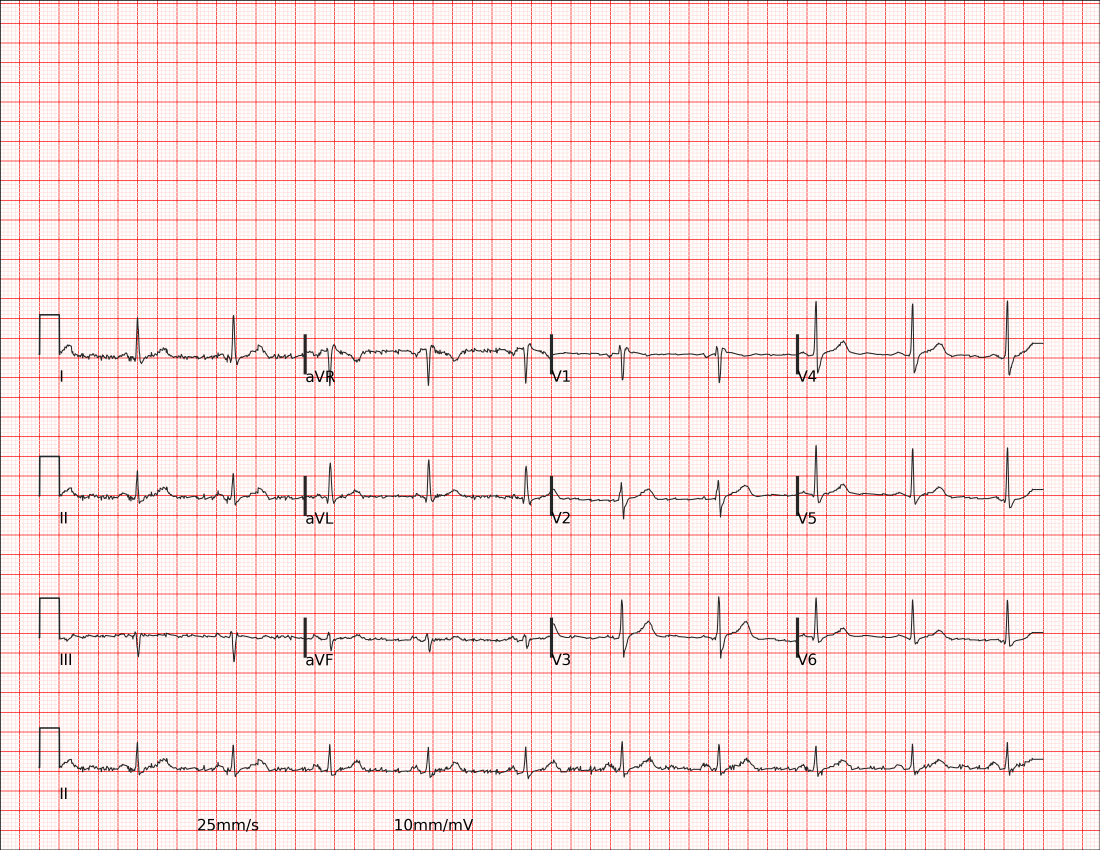
#> input picture 4_ecg_digitization/data/test/ecg_test_0001.png, 3300 x 2550 px (shown at 1/3 size); its folder holds only this picture in this run
$ python main_test_submission.py
#> lines starting #> are read from the running program, lines starting #| are printed output that depends on the picture; after the words box and inside, x2 and y2 are one past the last pixel; in counts of white or black regions, pixels touching at a corner belong together
### 4_ecg_digitization/main.py
import cv2
import numpy as np
import os
from src.preprocessing.rotation import Deskewer
from src.preprocessing.binarization import ECGPreprocessor
from src.preprocessing.grid_detector import GridDetector
from src.preprocessing.grid_builder import GridBuilder
from src.preprocessing.homography import HomographyWarp
from src.segmentation.segmentation import ECGSegmenter
from src.extraction.viterbi import ViterbiExtractor
from src.utils.visualization import ECGVisualizer
from src.utils.submission import ECGSubmission
from src.signal_processing.converters import SignalConverter

def process_record(image_path, record_name, submission_obj):
    """
    Przetwarza rekord EKG: Deskew -> Homografia -> Globalna Segmentacja -> Ekstrakcja Viterbi -> Anchoring.
    """
#> called with image_path = 'data/test/ecg_test_0001.png', record_name = 'ecg_test_0001'
    # 1. Wczytanie i globalne prostowanie
    img_bgr = cv2.imread(image_path)
#> img_bgr is the input picture: shape (2550, 3300, 3); mean B, G, R 226.3, 227.3, 251.1
    if img_bgr is None:
        print(f"Błąd: Nie można wczytać {image_path}")
        return

    print(f"  [{record_name}] Krok 0: Globalna korekcja rotacji...")
    img_bgr = Deskewer.fix_skew(img_bgr)

    # 2. Faza 1: Normalizacja przestrzenna (Homografia)
    print(f"  [{record_name}] Faza 1: Normalizacja przestrzenna (DLT)...")
    grid_mask = GridDetector.extract_grid_mask(img_bgr, record_name=record_name)
    vl_mask, hl_mask = GridDetector.detect_grid_lines(grid_mask, record_name=record_name)
    nodes_matrix = GridBuilder.build_grid_matrix(vl_mask, hl_mask, record_name=record_name)

    TARGET_PX_PER_MM = 20.0
    img_undistorted = HomographyWarp.undistort_image_grid(
        img_bgr, nodes_matrix, cell_size_mm=1, target_px_per_mm=TARGET_PX_PER_MM
    )

    if img_undistorted.shape == img_bgr.shape:
        print(f"  [{record_name}] Warning: Homografia pominięta - słaba siatka.")

    img_bgr = img_undistorted
    img_gray = cv2.cvtColor(img_bgr, cv2.COLOR_BGR2GRAY)

    # Rozdzielenie na dwie strategie binaryzacji
    mask_segmentation = ECGPreprocessor.get_segmentation_mask(img_bgr, record_name)
    mask_extraction, gray_no_grid = ECGPreprocessor.get_extraction_mask(img_bgr, record_name)

    # 3. Segmentacja Pozioma (Rzędy)
    print(f"  [{record_name}] Faza 2: Segmentacja globalna...")
    row_boundaries = ECGSegmenter.find_horizontal_rows(mask_segmentation, record_name)
    if len(row_boundaries) < 4:
        print(f"Błąd: Nie wykryto 4 rzędów w {record_name}")
        return

    # 4. Globalna Segmentacja Pionowa
    y_min_global = row_boundaries[0][0]
    y_max_global = row_boundaries[2][1]
    global_row_gray = img_gray[y_min_global:y_max_global, :]

    global_col_boundaries = ECGSegmenter.find_vertical_columns(
        global_row_gray,
        num_cols=4,
        row_idx="GLOBAL",
        record_name=record_name
    )

    grid_debug_img = img_bgr.copy()
    layout = [
        {"leads": ["I", "aVR", "V1", "V4"]},
        {"leads": ["II", "aVL", "V2", "V5"]},
        {"leads": ["III", "aVF", "V3", "V6"]},
        {"leads": ["II"]} # Rytmiczne
    ]

    print(f"  [{record_name}] Faza 3 i 4: Ekstrakcja sygnału (Viterbi) i Anchoring...")
    for row_idx, row in enumerate(layout):
        y_start, y_end = row_boundaries[row_idx]
        leads = row["leads"]

        if len(leads) > 1:
            current_cols = global_col_boundaries
        else:
            current_cols = [(global_col_boundaries[0][0], global_col_boundaries[-1][1])]

        row_bgr = img_bgr[y_start:y_end, :]
        row_mask_ext = mask_extraction[y_start:y_end, :]
        row_gray_ext = gray_no_grid[y_start:y_end, :]

        segments_mask = ECGSegmenter.slice_leads_standard_3x4(row_mask_ext, leads, col_boundaries=current_cols)
        segments_bgr = ECGSegmenter.slice_leads_standard_3x4(row_bgr, leads, col_boundaries=current_cols)
        segments_gray = ECGSegmenter.slice_leads_standard_3x4(row_gray_ext, leads, col_boundaries=current_cols)

        for idx, lead_name in enumerate(leads):
            x_start, x_end = current_cols[idx]

            cv2.rectangle(grid_debug_img, (x_start, y_start), (x_end, y_end), (0, 255, 0), 2)
            cv2.putText(grid_debug_img, lead_name, (x_start + 5, y_start + 35),
                        cv2.FONT_HERSHEY_SIMPLEX, 1.0, (0, 0, 255), 2)

            # 5. Ekstrakcja danych algorytmem Viterbiego
            margin = 10
            segment_w = segments_mask[lead_name].shape[1]
            if segment_w <= 2 * margin:
                margin = max(0, segment_w // 2 - 1)

            if margin > 0:
                roi_mask_trimmed = segments_mask[lead_name][:, margin:-margin]
                roi_gray_trimmed = segments_gray[lead_name][:, margin:-margin]
            else:
                roi_mask_trimmed = segments_mask[lead_name]
                roi_gray_trimmed = segments_gray[lead_name]

            signal_px_trimmed = ViterbiExtractor.extract_signal(
                roi_mask_trimmed,
                roi_gray_trimmed,
                record_name=record_name,
                lead_name=lead_name
            )

            if margin > 0:
                signal_px_raw = np.pad(signal_px_trimmed, (margin, margin), mode='edge')
            else:
                signal_px_raw = signal_px_trimmed

            # Overlay diagnostyczny
            img_roi = segments_bgr[lead_name]
            diag_overlay = ECGVisualizer.create_overlay(img_roi, signal_px_raw)
            ECGVisualizer.save_debug_image(diag_overlay, f"output/debug/{record_name}/overlay_{lead_name}.png")

            # 6. Faza 4: Kalibracja i Resampling z Anchoringiem (Kompensacja Fazy)
            signal_mv = SignalConverter.px_to_mv(signal_px_raw, TARGET_PX_PER_MM)

            # Przekazujemy x_start (globalną pozycję na obrazie), aby usunąć Temporal Shift
            signal_final = SignalConverter.resample_to_500hz_anchored(
                signal_mv,
                start_x_global=x_start,
                is_rhythm_strip=(len(leads) == 1),
                target_px_per_mm=TARGET_PX_PER_MM
            )
            submission_obj.add_lead(record_name, lead_name, signal_final)

    ECGVisualizer.save_debug_image(grid_debug_img, f"output/debug/{record_name}/step3c_segmentation_grid.png")

# [9 lines left out: function main, not called in this run]

# [2 lines that do not run on import are left out]

### 4_ecg_digitization/src/preprocessing/rotation.py
import cv2
import numpy as np

class Deskewer:
    """
    Moduł odpowiedzialny za globalną korekcję skosu (global skew correction).
    Pomaga wyprostować zdjęcia (np. ze smartfona lub źle zeskanowane), zanim
    przekażemy je do wyciągania mikro-siatki w fazie homografii.
    """

    @staticmethod
    def fix_skew(image_bgr):
        """
        Wykrywa linie (Transformata Hougha) i oblicza globalny kąt obrotu.
        Zwraca wyprostowany obraz.
        """
        gray = cv2.cvtColor(image_bgr, cv2.COLOR_BGR2GRAY)

        # Opcjonalnie: możemy użyć krawędzi do znalezienia głównych osi papieru/siatki
        edges = cv2.Canny(gray, 50, 150, apertureSize=3)
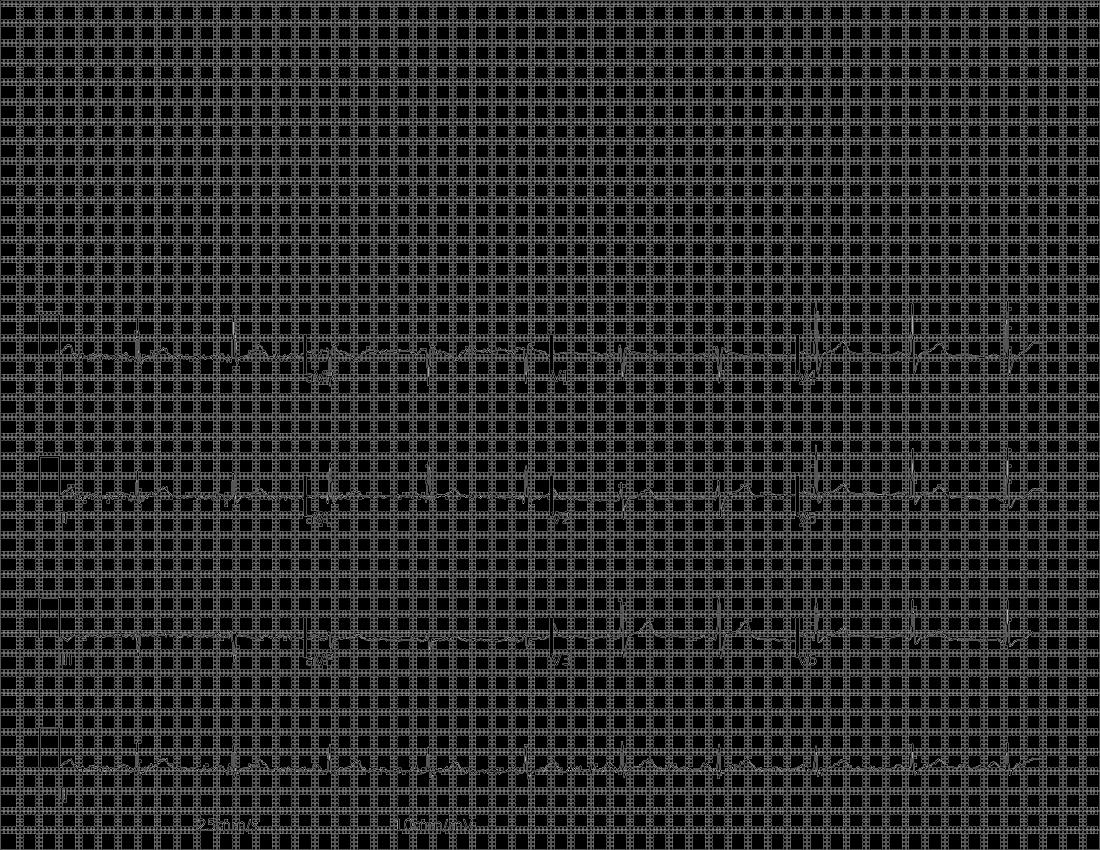
#> edges: shape (2550, 3300) (shown at 1/3 size); 16.7% white in thin lines or dots

        lines = cv2.HoughLinesP(edges, 1, np.pi / 180, 100, minLineLength=100, maxLineGap=10)
#> lines = 517 rows, first 6: [2, 1724, 3298, 1724], [2, 2197, 3298, 2197], [2, 127, 3298, 127], [2, 1842, 3298, 1842], [2, 1662, 3298, 1662], [2, 1367, 3298, 1367]

        if lines is None:
            # Jeśli nie znaleziono żadnych linii, zwracamy bez zmian
            return image_bgr

        angles = []
        for line in lines:
            x1, y1, x2, y2 = line[0]
            # Obliczanie kąta w stopniach (-180 do 180)
            angle = np.degrees(np.arctan2(y2 - y1, x2 - x1))

            # Normalizujemy kąt do przedziału [-45, 45], ponieważ siatka EKG
            # składa się z linii ortogonalnych (różniących się o 90 stopni).
            angle = angle % 90
            if angle > 45:
                angle -= 90

            angles.append(angle)
#> this loop made 517 passes
#> after the loop, angles = 517 values from 0 to 0

        if not angles:
            return image_bgr

        # Mediana jest odporna na wartości odstające (outliers) np. krzywo napisany tekst
        median_angle = np.median(angles)
#> median_angle = 0

        # Jeśli obrót jest mniejszy niż 0.1 stopnia, szkoda tracić na jakości interpolacji
        if abs(median_angle) < 0.1:
            return image_bgr

        # Wykonanie rotacji afinicznej
        (h, w) = image_bgr.shape[:2]
        center = (w // 2, h // 2)

        # Zbudowanie macierzy rotacji M
        M = cv2.getRotationMatrix2D(center, median_angle, 1.0)

        # Obracamy; borderMode=cv2.BORDER_REPLICATE żeby nie było czarnych marginesów
        rotated = cv2.warpAffine(image_bgr, M, (w, h), flags=cv2.INTER_CUBIC, borderMode=cv2.BORDER_REPLICATE)

        return rotated

### 4_ecg_digitization/src/preprocessing/grid_detector.py
import cv2
import numpy as np
import os

class GridDetector:
    """
    Faza 1: Bezwzględna Normalizacja Przestrzenna.
    Moduł odpowiedzialny za detekcję siatki milimetrowej EKG i wyznaczanie węzłów.
    Wymagane dla metryki Amplitude (SNR) i Time Calibration.
    """

    @staticmethod
    def extract_grid_mask(image_bgr, record_name=None, debug_folder="output/debug"):
        """
        Wyodrębnia maskę binarną siatki EKG (najczęściej różowej/czerwonej).
        Siatka jest dobrze widoczna, gdy odejmiemy kanał czerwony od niebieskiego/zielonego,
        lub pracując w przestrzeni HSV/LAB.
        """
#> called with record_name = 'ecg_test_0001', debug_folder = 'output/debug'
        # 1. Konwersja do przestrzeni HSV, gdzie łatwiej odizolować kolor siatki (róż/czerwień)
        hsv = cv2.cvtColor(image_bgr, cv2.COLOR_BGR2HSV)
#> hsv: shape (2550, 3300, 3); mean H, S, V 0.7, 24.8, 251.1

        # Zakresy dla koloru różowego/czerwonego (typowe dla papieru EKG)
        # Uwaga: Czerwień w HSV jest na brzegach (0-10 i 170-180)
        lower_red1 = np.array([0, 30, 100])
        upper_red1 = np.array([20, 255, 255])
        lower_red2 = np.array([160, 30, 100])
        upper_red2 = np.array([180, 255, 255])

        mask1 = cv2.inRange(hsv, lower_red1, upper_red1)
#> mask1: shape (2550, 3300); 30.5% white in thin lines or dots
        mask2 = cv2.inRange(hsv, lower_red2, upper_red2)
#> mask2: shape (2550, 3300); every value is 0
        grid_color_mask = mask1 | mask2

        # Alternatywna metoda (robustna na wyblakły tusz):
        # Różnica między kanałem zielonym (gdzie sygnał EKG i siatka są ciemne)
        # a czerwonym (gdzie siatka jest jasna, a sygnał ciemny).
        b, g, r = cv2.split(image_bgr)
        # Wzmocnienie różnicy: czerwony jest jasny na siatce, a zielony ciemny.
        # Różnica (R - G) będzie duża dla pikseli siatki.
        diff_rg = cv2.subtract(r, g)
        _, grid_diff_mask = cv2.threshold(diff_rg, 15, 255, cv2.THRESH_BINARY)
#> grid_diff_mask: shape (2550, 3300); 30.6% white in thin lines or dots

        # Łączymy obie metody dla maksymalnej skuteczności (logic OR)
        combined_grid_mask = cv2.bitwise_or(grid_color_mask, grid_diff_mask)
#> combined_grid_mask: shape (2550, 3300); 30.6% white in thin lines or dots

        # Oczyszczanie maski siatki (usuwanie szumu, np. tekstów)
        kernel = np.ones((2, 2), np.uint8)
        cleaned_grid = cv2.morphologyEx(combined_grid_mask, cv2.MORPH_OPEN, kernel)
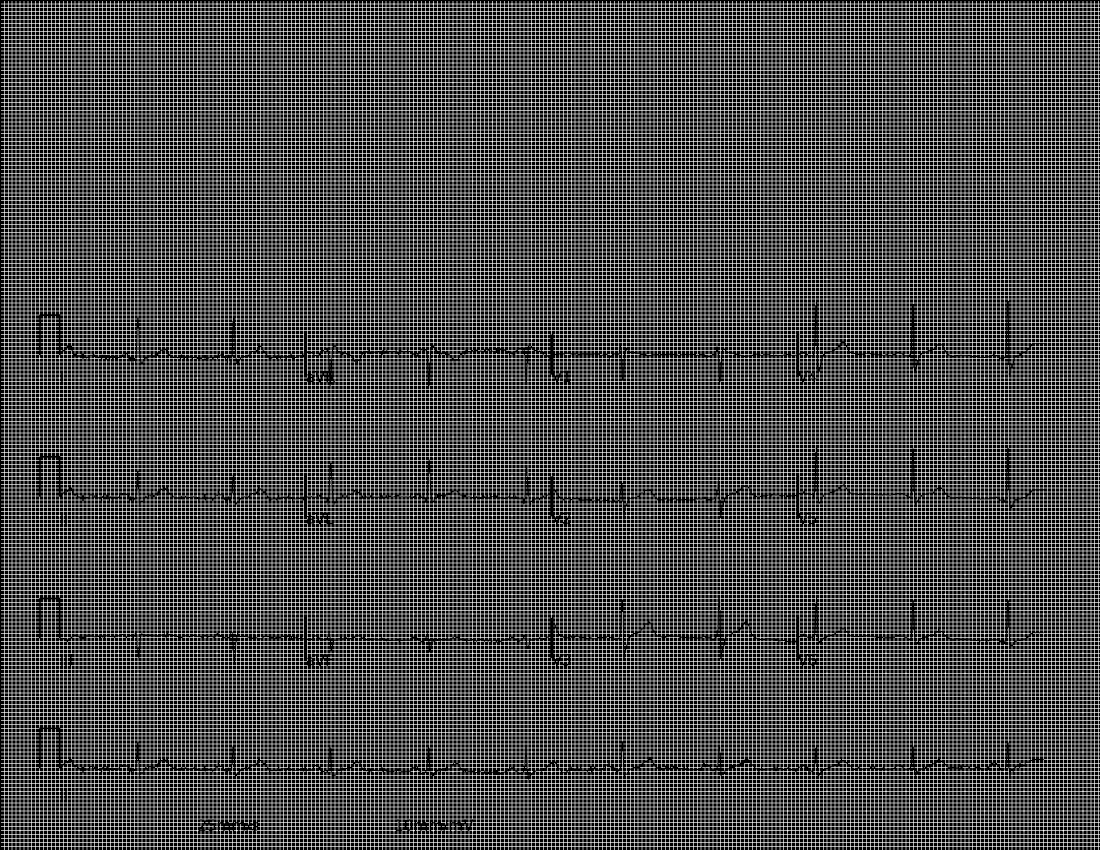
#> cleaned_grid: shape (2550, 3300) (shown at 1/3 size); 30.6% white in thin lines or dots

        if record_name and os.environ.get("DEBUG_MODE", "0") == "1":
            path_prefix = os.path.join(debug_folder, record_name)
            os.makedirs(path_prefix, exist_ok=True)
            cv2.imwrite(f"{path_prefix}/step1a_grid_color_mask.png", grid_color_mask)
            cv2.imwrite(f"{path_prefix}/step1b_grid_diff_mask.png", grid_diff_mask)
            cv2.imwrite(f"{path_prefix}/step1c_grid_combined.png", cleaned_grid)

        return cleaned_grid

    @staticmethod
    def detect_grid_lines(grid_mask, record_name=None, debug_folder="output/debug"):
        """
        Wykrywa główne (major - 5mm) i pomocnicze (minor - 1mm) linie siatki
        używając morfologii matematycznej i transformaty Hougha.
        """
#> called with record_name = 'ecg_test_0001', debug_folder = 'output/debug'
        # 1. Izolacja linii pionowych i poziomych za pomocą długich kerneli morfologicznych
        # Zakładamy, że linie są stosunkowo proste na małych odcinkach
        min_line_length = 50

        vertical_kernel = cv2.getStructuringElement(cv2.MORPH_RECT, (1, min_line_length))
        horizontal_kernel = cv2.getStructuringElement(cv2.MORPH_RECT, (min_line_length, 1))

        vertical_lines = cv2.morphologyEx(grid_mask, cv2.MORPH_OPEN, vertical_kernel)
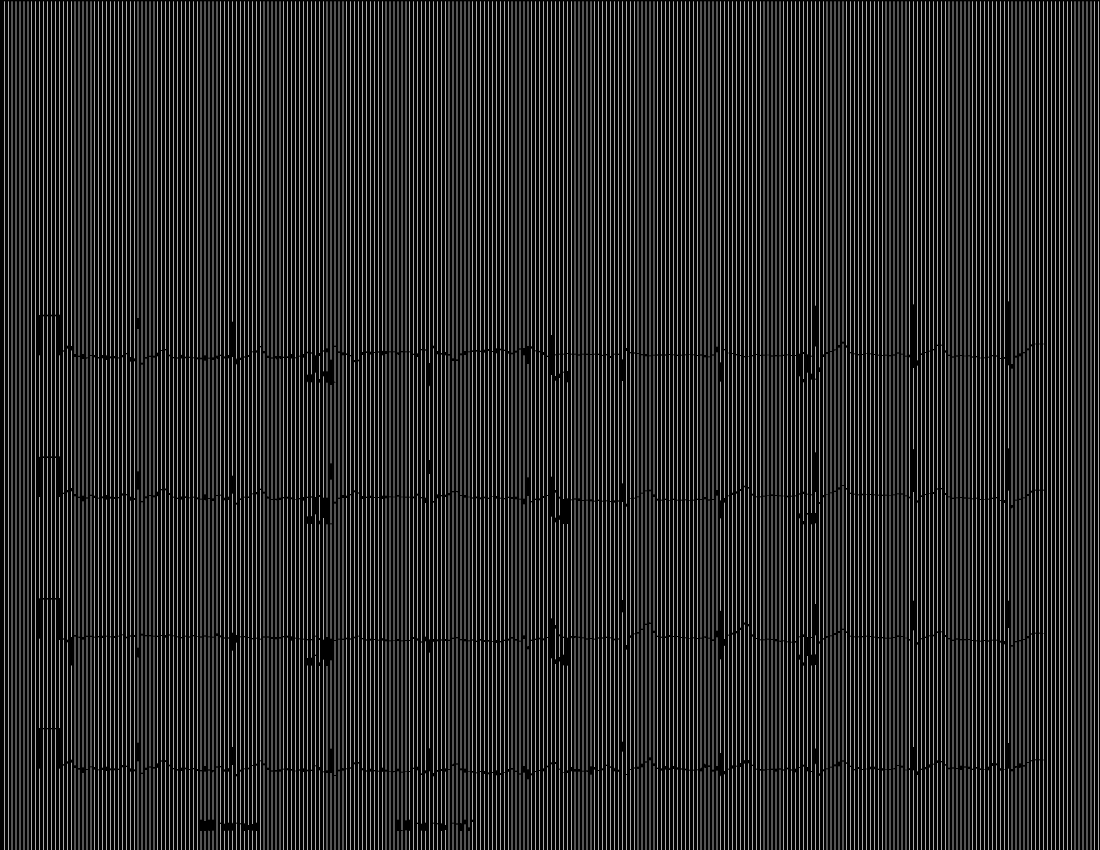
#> vertical_lines: shape (2550, 3300) (shown at 1/3 size); 16.6% white in thin lines or dots
        horizontal_lines = cv2.morphologyEx(grid_mask, cv2.MORPH_OPEN, horizontal_kernel)
#> horizontal_lines: shape (2550, 3300); 16.3% white in thin lines or dots

        # Odtworzenie pełnych linii (pogrubienie po erozji w MORPH_OPEN)
        vertical_lines = cv2.dilate(vertical_lines, cv2.getStructuringElement(cv2.MORPH_RECT, (3, 1)))
#> vertical_lines: shape (2550, 3300); 33.2% white; 1369 white regions, largest, box (x1, y1, x2, y2) and area: (11, 4, 15, 2550) 10184, (23, 4, 27, 2550) 10184, (34, 4, 38, 2550) 10184
#> (the rest of the program and of its run is left out)
